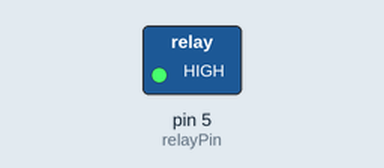
This sketch was run on a simulated Arduino Uno, built with avr-gcc and run on an emulated ATmega328P. Shown: switched loads named in the sketch (green lamp = pin HIGH).

Above: at 0.05 s.
Timing chart, 0 to 5.8 s (numbered marks = the images above):
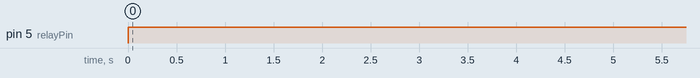

The sketch:

RelayAndWaterPumpTest.ino
```cpp
// Relay
const int relayPin = 5;   // Digital pin to connect the relay

void setup() {
  pinMode(relayPin, OUTPUT);

  // Initially, turn off the relay
  turnOffRelay();
}

void loop() {
  // Turn on the relay
  turnOnRelay();

  delay(5000);

  turnOffRelay();
}

void turnOnRelay() {
  digitalWrite(relayPin, HIGH);
}

void turnOffRelay() {
  digitalWrite(relayPin, LOW);
}
```

Measured:
- by itself, pin 5 (relayPin): LOW → HIGH at 0.00 s
